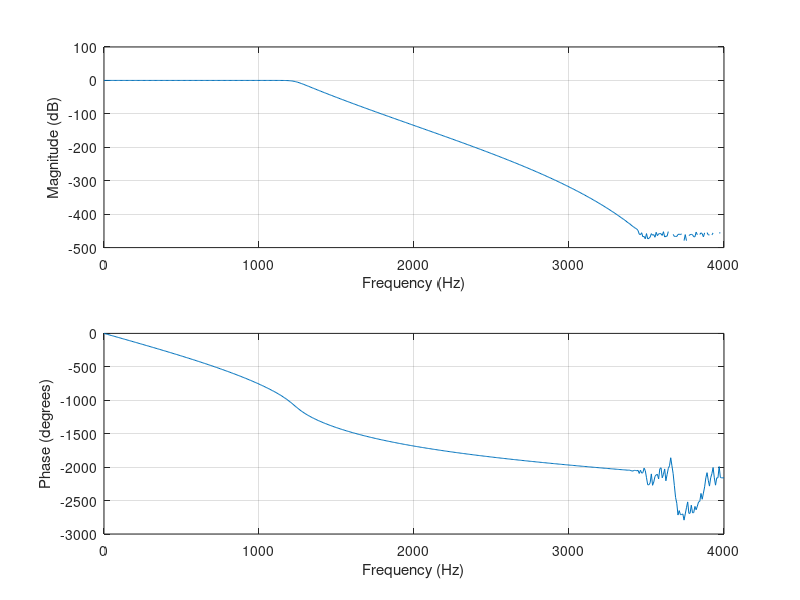
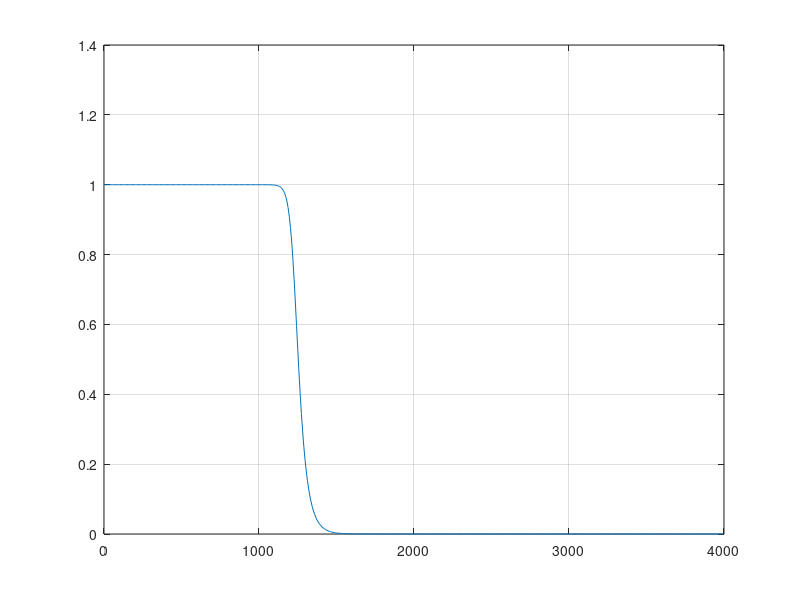
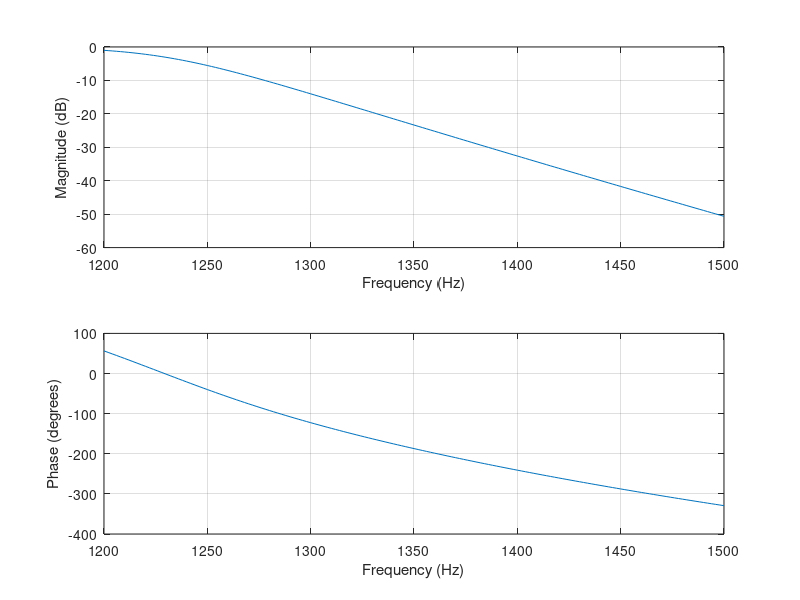
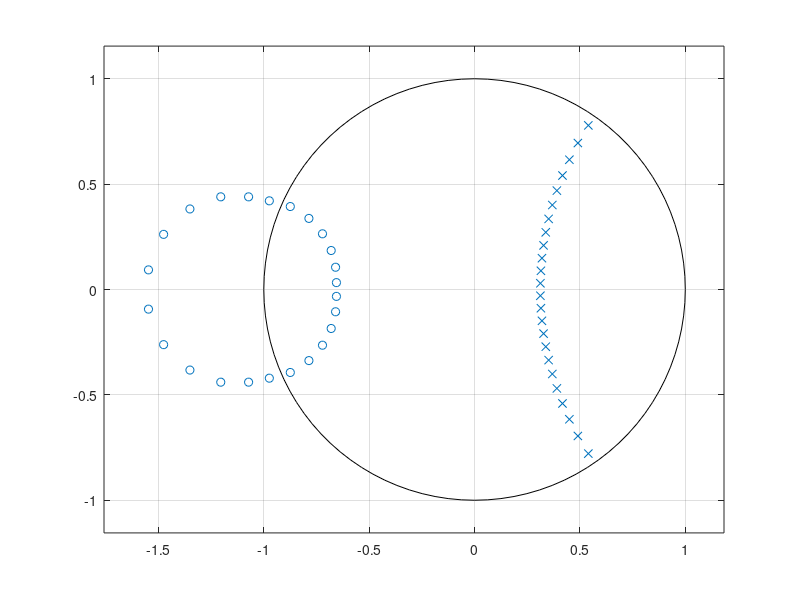

Here is the MATLAB script that generated these plots, in order:
%Suppose our target is to design a filter to pass all frequencies below 1200 Hz with pass band 
%ripples = 1 dB and minimum stop band attenuation of 50 dB at 1500 Hz. The sampling frequency 
%for the filter is 8000 Hz;
clc;
clear;
close all;
tf = 1200;
fs=8000;
[n,w]=buttord(tf/(fs/2),1500/(fs/2),1,50); % finding the order of the filter
[b,a]=butter(n,w); % finding zeros and poles for filter
figure(1);
freqz(b,a,512,fs);  % Magnitude and Phase Plot of the filter
figure(2)
[h,q] = freqz(b,a,512,fs);
plot(q,abs(h)); % Normalized Magnitude plot
grid;
figure(3);
f=1200:2:1500;
freqz(b,a,f,fs); % plotting the Transition band
figure(4);
zplane(b,a); % pole zero constellation diagram